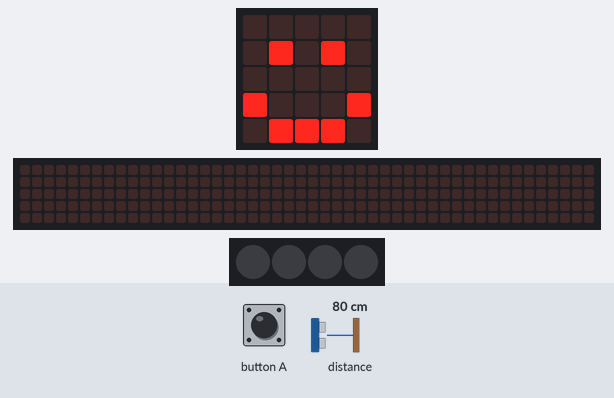
Simulated run of this program. Board: BBC micro:bit (MakeCode). On the bench: the board's 5×5 LED display, a strip that is not on the board, showing the scrolling text unrolled, 4 RGB LEDs in strip order, left to right. The test bench sets the inputs (shaded band); at power-on: distance to the obstacle 80 cm. The echo pulse lasts 58.3 µs per cm; dim RGB values are drawn brighter than linear; the 48×5 strip is a reading aid, not a part: it shows the text the display is scrolling, unrolled, one strip-width of it at a time.

Above: at 1.8 s.
1.9 s: button A pressed for 0.15 s
At 2.13 s:
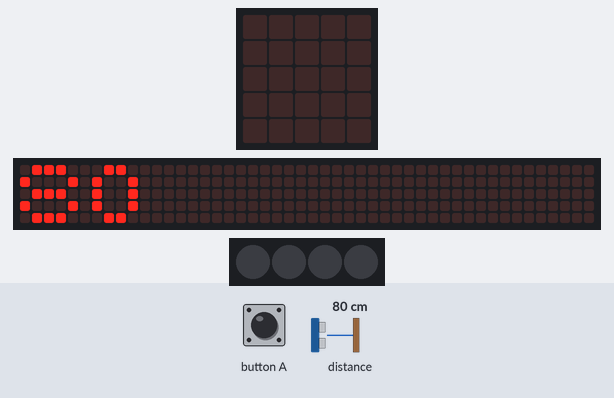
At 2.58 s:
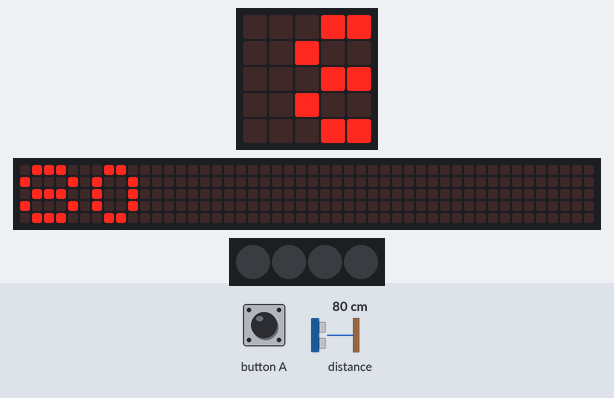
2.6 s: button A pressed for 0.15 s
3.3 s: distance to the obstacle set to 2 cm
6.3 s: distance to the obstacle set to 8 cm
At 7.9 s:
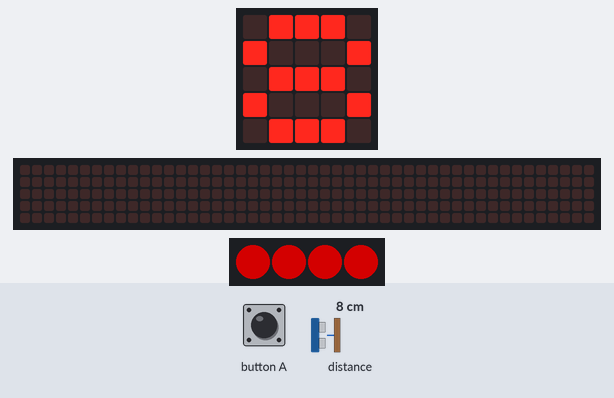
9.3 s: distance to the obstacle set to 11 cm
10.8 s: button A pressed for 0.15 s
At 11.1 s:
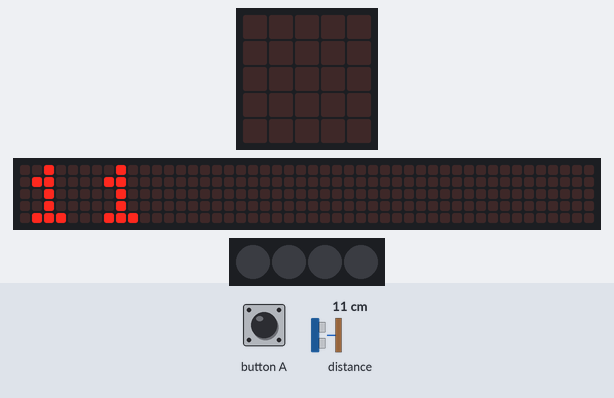
Timing chart, 0 to 12.5 s (numbered marks = the images above; inputs shaded):
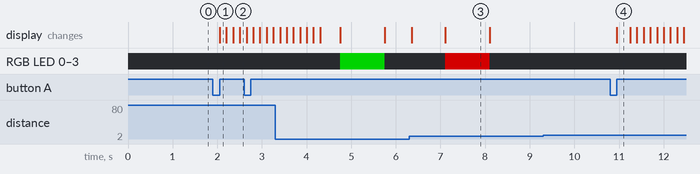

Measured:
- after the input at 1.9 s, the display: changes after 0.16 s (image 1)
- after the input at 9.3 s, every drawn part: stays the same
- after the input at 10.8 s, the display: changes after 0.15 s (image 4)
- what the display in image 3 shows lasts 1.0 s, from 7.1 s to 8.1 s

The program:

main.ts
```typescript
// (licence header left out)
// Variables
let distanceToObject = 0
let strip: neopixel.Strip = null

// Setup Neopixel on pin P16 with 4 LEDs
strip = neopixel.create(DigitalPin.P16, 4, NeoPixelMode.RGB)

// Show happy face when powered on
basic.showIcon(IconNames.Happy)

// Find distance from sonar and trigger LED alert
input.onButtonPressed(Button.A, function () {
    basic.clearScreen()

    // Measure distance using sonar sensor (P1 = Trigger, P2 = Echo)
    distanceToObject = sonar.ping(
        DigitalPin.P1,
        DigitalPin.P2,
        PingUnit.Centimeters
    )

    // Show distance on the LED screen
    basic.showNumber(distanceToObject)

    // Show Green if distance >= 10 cm, Red if closer than 10 cm
    if (distanceToObject >= 10) {
        strip.showColor(neopixel.colors(NeoPixelColors.Green))
        basic.pause(1000)
        strip.clear()
        strip.show()
    } else {
        strip.showColor(neopixel.colors(NeoPixelColors.Red))
        basic.pause(1000)
        strip.clear()
        strip.show()
    }

    // Show happy face again
    basic.showIcon(IconNames.Happy)
})
```
